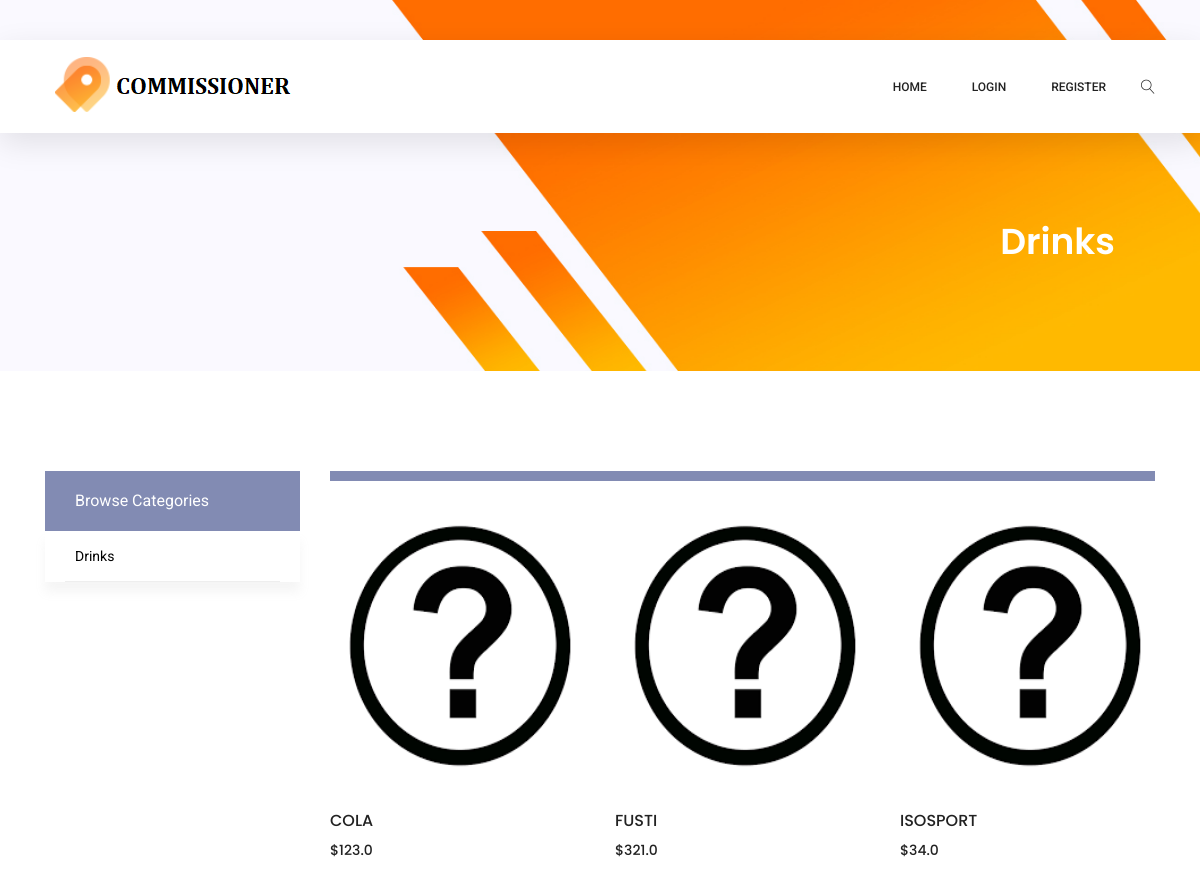
Page /category/1 on the committed database.
### models.py (models this page shows)
class Category(db.Model):
    __tablename__ = 'category'
    id = db.Column(db.Integer, primary_key=True)
    name = db.Column(db.String(50), unique=True, nullable=False)

class Product(db.Model):
    __tablename__ = 'product'
    __searchable__ = ['name']
    id = db.Column(db.Integer, primary_key=True)
    name = db.Column(db.String(50), unique=True, nullable=False)
    short_description = db.Column(db.String(80), unique=False, nullable=False)
    description = db.Column(db.String(800), unique=False, nullable=False)
    price = db.Column(db.Float, unique=False, nullable=False)
    img = db.Column(db.String(50), unique=False, nullable=False)
    rating =  db.Column(db.Float, unique=False, nullable=False)
    rating_count = db.Column(Integer, unique=False, nullable=True, default=0)
    category_id = db.Column(db.Integer, ForeignKey("category.id"))

### app.py (the view)
@app.route('/category/<int:category_id>')
def category(category_id):
    category = Category.query.filter_by(id=category_id).first()
    products = Product.query.filter_by(category_id=category_id).all()
    categories = Category.query.all()
    return render_template("category.html",category=category,products=products,categories=categories)

### templates/category.html (shortened to what this page needs)
{% extends "base.html" %}
{% block content %}
<section class="banner-area organic-breadcrumb">
    <div class="container">
        <div class="breadcrumb-banner d-flex flex-wrap align-items-center justify-content-end">
            <div class="col-first">
                <h1>{{category.name}}</h1>
            </div>
        </div>
    </div>
</section>
<div class="container">
    <div class="row">
        <div class="col-xl-3 col-lg-4 col-md-5">
            <div class="sidebar-categories">
                <div class="head">Browse Categories</div>
                <ul class="main-categories">
                    {% for category in categories %}
                    <li class="main-nav-list"><a href="/category/{{category.id}}" aria-expanded="false" aria-controls="{{category.name}}">{{category.name}}</a></li>
                    {% endfor %}
                </ul>
            </div>
        </div>
        <div class="col-xl-9 col-lg-8 col-md-7">
            <div class="filter-bar d-flex flex-wrap align-items-center">
            </div>
            <section class="lattest-product-area pb-40 category-list">
                <div class="row">
                    {% for product in products %}
                    <div class="col-lg-4 col-md-6">
                        <div class="single-product">
                            <a href="/product/{{product.id}}"><img  style="width:555px;height:280px" class="img-fluid" src="..\{{product.img}}" alt="" onerror=this.src="../static/img/p1.jpg"></a>
                                <div class="product-details">
                                <h6>{{product.name}}</h6>
                                <div class="price">
                                    <h6>${{product.price}}</h6>
                                </div>
                            </div>
                        </div>
                    </div>
                    {% endfor %}
                </div>
            </section>
        </div>
    </div>
</div>
{% endblock %}

### rows in the picture
Category: name "Drinks"
Product: name "COLA", price "123.0"
Product: name "FUSTI", price "321.0"
Product: name "ISOSPORT", price "34.0"
